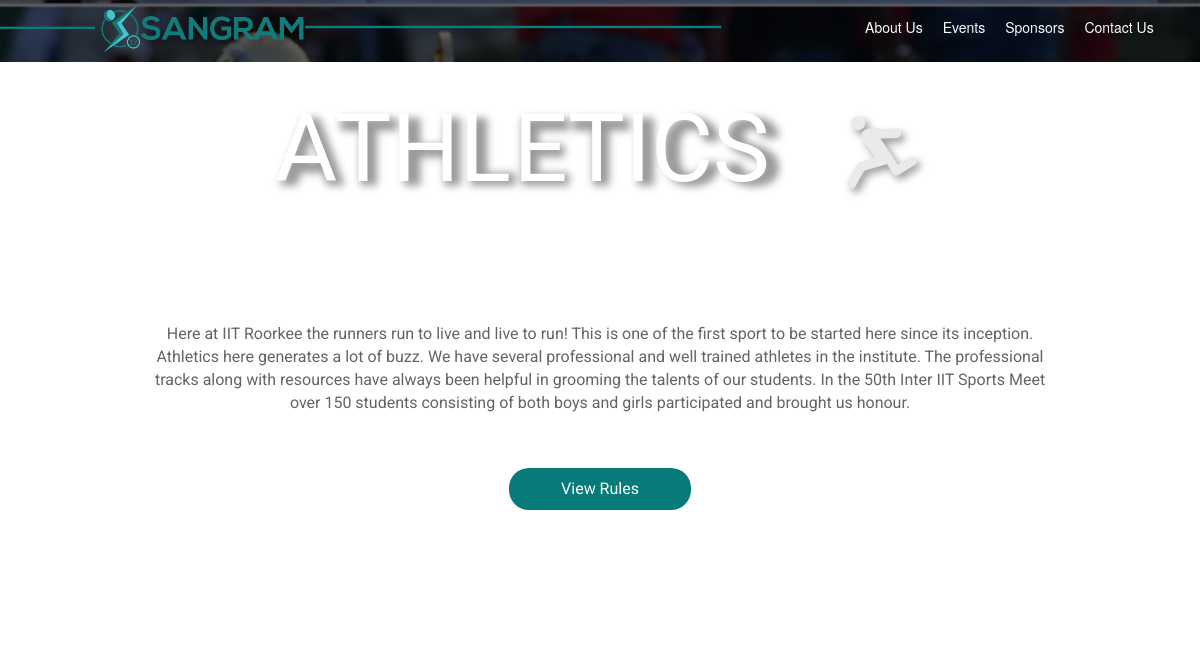
/athletics/, run on the app's committed database.
### sngm/models.py (models this page shows, shortened)
class Sport(models.Model):
    name = models.CharField(max_length=100,)
    min_number = models.IntegerField(null = True , blank = True)
    max_number = models.IntegerField(null = True , blank = True)
    rules = models.CharField(max_length=500, default="content")
    description = models.CharField(max_length=500, default="content")

### sngm/views.py (the view)
# urls.py: url(r'^(?P<sport_name>[\w\-]+)/$', views.sport_detail, name='detail'),
def sport_detail(request, sport_name):
    try :
        sport = Sport.objects.get(name=sport_name)
        return render(request, 'sngm/sport.html', {'sport' : sport})
    except :
        return render(request,'sngm/status.html', {"status" : "We have encountered an error. Please try  again.."})

### sngm/templates/sngm/sport.html (shortened to what this page needs)
<html>
<head>
      <link href="https://maxcdn.bootstrapcdn.com/bootstrap/3.3.7/css/bootstrap.min.css" rel="stylesheet">
      <link href="https://cdnjs.cloudflare.com/ajax/libs/select2/4.0.3/css/select2.min.css" rel="stylesheet">
      <link rel="stylesheet" href="//netdna.bootstrapcdn.com/font-awesome/4.0.0/css/font-awesome.css">
      <link rel="stylesheet" href="/static/styles/main.css">
      <link rel="stylesheet" href="https://cdnjs.cloudflare.com/ajax/libs/angular-loading-bar/0.9.0/loading-bar.min.css">
    </head>
    <body ng-app="sangram" class="ng-scope">
        <div ng-view="" class="ng-scope">
<div class="row ng-scope">
  <div class="container-fluid">
    <div class="col-md-8">
      <div class="logo">
        <a href="/"><img src="/static/images/logo.png" alt="Sangram 2017" width="95%" style="margin-left: -20px;"></a>
      </div>
    </div>
    <div class=" col-md-4 topnav">
      <ul>
        <li><a href="">About Us</a></li>
        <li><a href="#">Events</a></li>
        <li><a href="/sponsors" target="_BLANK">Sponsors</a></li>
        <li><a href="#">Contact Us</a></li>
      </ul>
    </div>
  </div>
</div>
<div class="row ng-scope" style="background-color: #fff; margin-top: 10px; height: 90vh;">
  <div class="container">
    <div class="col-md-12 text-center">
      <img src="/static/images/heads/{{ sport.name }}.svg" alt="" width="60%" style="margin-top: 30px;">
    </div>
    <div class="col-md-12 text-center">
      <p class="text-center sport-text ng-binding">{{ sport.description }}<br><br>
        <a href="{{ sport.rules }}" target="_BLANK" class="marathon-register">View Rules</a>
      </p>
    </div>
  </div>
</div>
</div>
</body></html>

### sngm/static/styles/main.css (style rules this page uses)
.topnav { padding-top: 17px; }
.topnav ul { list-style-type:none; // float: right; }
.topnav ul li { float: left; }
.topnav ul li a { color: #fafdfe; padding: 0px 10px 0px 10px; transition: 0.4s ease all; }
.marathon-register { display: block; margin: 0 auto; margin-top: 30px; border-radius: 20px; color: #fff; background-color: #077b7a; padding: 10px 30px 10px 30px; width: 20%; transition: 0.4s ease all; }
.sport-text { padding: 100px 100px; font-family: 'Roboto', sans-serif; color: #636464; font-size: 16px; }

### sngm/templates/sngm/sport.html (style rules this page uses)
body { background-image: url('/static/images/home image.png'); background-size: 104%; background-position: -43px; }

### data on the page
Sport: name (picture), description "Here at IIT Roorkee the runners run to live and live to run! This is one of the first sport to be started here since its inception. Athletics here generates a lot of buzz. We have several professional and well trained athletes in the institute. The professional tracks along with resources have always been helpful in grooming the talents of our students. In the 50th Inter IIT Sports Meet over 150 students consisting of both boys and girls participated and brought us honour."
